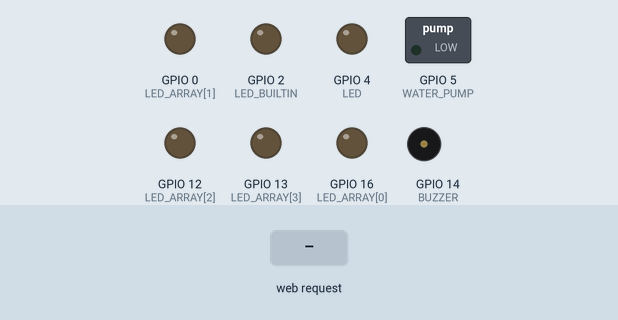
Simulated run of this sketch. Board: ESP8266 (NodeMCU). On the bench: switched loads named in the sketch (green lamp = pin HIGH), output pins drawn as LEDs (lit = HIGH, except the on-board LED, lit = LOW), buzzer (waves = sounding, pin HIGH). Dashed ring = blinking. Inputs (shaded band) come from the test bench. WiFi joins after 1.5 s; servers stay silent unless stated; what the sketch prints to the serial monitor is not drawn.

Above: at 2.7 s.
2.8 s: HTTP request GET /ledon received
At 2.95 s:
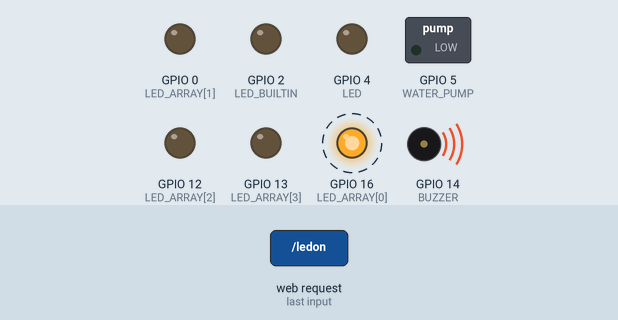
5.8 s: HTTP request GET /pumpon received
At 5.95 s:
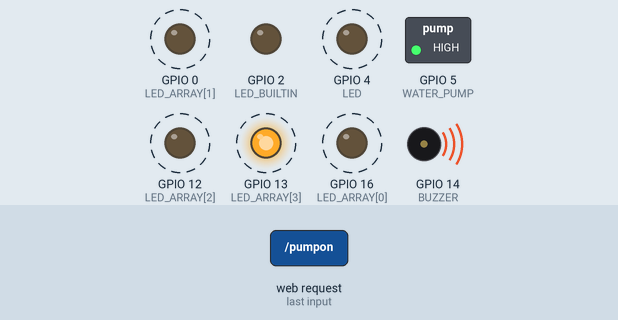
8.8 s: HTTP request GET /pumpoff received
At 10.25 s:
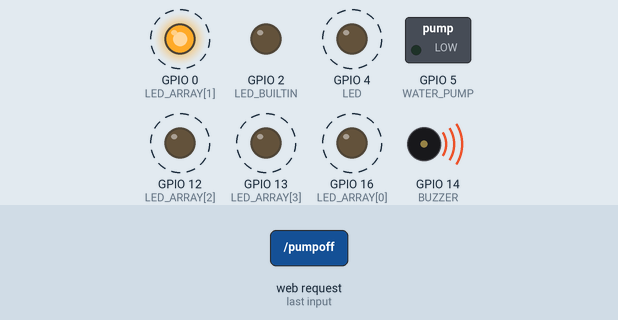
11.8 s: HTTP request GET /pumpon received
At 12.6 s:
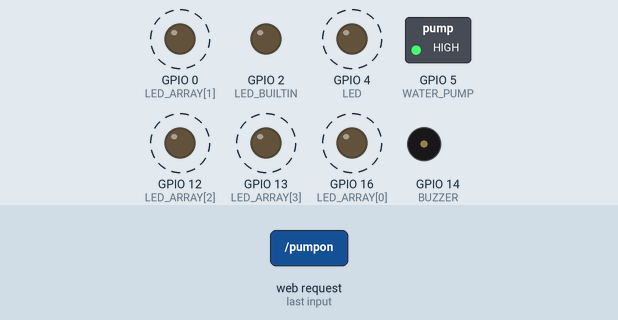
14.8 s: HTTP request GET /ledoff received
At 15.8 s:
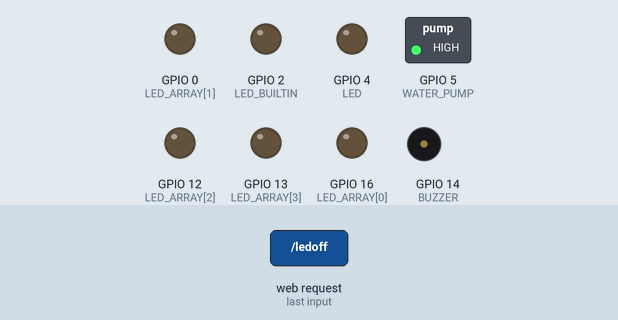
Timing chart, 0 to 17.3 s (numbered marks = the images above; inputs shaded):
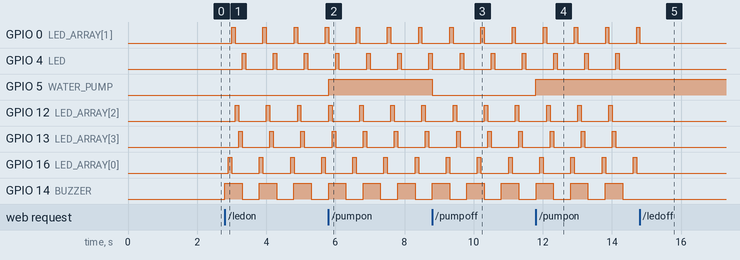

The sketch:

Hardware_Handle.ino
```cpp
/*
 Web calling info
  1. /pumpon to turn on the pump
  2. /pumpoff to turn off the pump
  3. /ledon to turn on LEDs
  4. /ledoff to turn off LEDs
 */

#include <ESP8266WiFi.h>
#include <WiFiClient.h>
#include <ESP8266WebServer.h>

#define SSID "Home"
#define PASS "q7qfia5b"
#define WATER_PUMP 5
#define LED 4
#define BUZZER 14

#define BUZZER_DELAY 500  // Time in milli seconds for the buzzer
#define LED_DELAY 100

ESP8266WebServer server(80);

bool buzzer_status;
unsigned long t2;
unsigned long t1;
unsigned long t3;
unsigned long t4;
bool x = 1;

int LED_ARRAY[5] = {16, 0, 12, 13, 4};
uint8_t LED_ARRAY_STATUS = 0;
void write_LED_array(uint8_t LED_status)
{
  digitalWrite(LED_ARRAY[0], (LED_status & 0b00001));
  digitalWrite(LED_ARRAY[1], (LED_status & 0b00010));
  digitalWrite(LED_ARRAY[2], (LED_status & 0b00100));
  digitalWrite(LED_ARRAY[3], (LED_status & 0b01000));
  digitalWrite(LED_ARRAY[4], (LED_status & 0b10000));
}
void handle_LED_array()
{
   if(buzzer_status)
  {
    t4=millis();
    if (t4-t3 >= LED_DELAY)
    {
      t3 = millis();
      write_LED_array(LED_ARRAY_STATUS);
      LED_ARRAY_STATUS = (LED_ARRAY_STATUS == 0) ? 0b00001 : LED_ARRAY_STATUS<<1;
    }
  }
  else
    write_LED_array(0);
}
void handle_buzzer()
{
  if(buzzer_status)
  {
    t2=millis();
    if (t2-t1 >= BUZZER_DELAY)
    {
      t1 = millis();
      digitalWrite(BUZZER,x);

      x = !x;
    }
  }
  else
    digitalWrite(BUZZER,0);
}
void handleRoot()
{
  server.send(200, "text/plain", "Hello\n 1. /pumpon to turn on the pump\n 2. /pumpoff to turn off the pump \n 3. /ledon to turn on LEDs\n 4. /ledoff to turn off LEDs ");
}
void pump_on()
{
  digitalWrite(WATER_PUMP, HIGH);
  server.send(200, "text/plain", "PUMP ON!!!");
}
void pump_off()
{
  digitalWrite(WATER_PUMP, LOW);
  server.send(200, "text/plain", "PUMP OFF!!!");
}
void LED_on()
{
  digitalWrite(LED, HIGH);
  buzzer_status = 1;
  server.send(200, "text/plain", "LED ON!!!");
}
void LED_off()
{
  digitalWrite(LED, LOW);
  buzzer_status = 0;
  server.send(200, "text/plain", "LED OFF!!!");
}
void setup()
{
    pinMode(LED_BUILTIN, OUTPUT);
    pinMode(LED, OUTPUT);
    pinMode(WATER_PUMP, OUTPUT);
    pinMode(BUZZER, OUTPUT);

    pinMode(LED_ARRAY[0], OUTPUT);
    pinMode(LED_ARRAY[1], OUTPUT);
    pinMode(LED_ARRAY[2], OUTPUT);
    pinMode(LED_ARRAY[3], OUTPUT);
    pinMode(LED_ARRAY[4], OUTPUT);

    digitalWrite(LED, LOW);
    digitalWrite(WATER_PUMP, LOW);
    digitalWrite(LED_BUILTIN, LOW);

    Serial.begin(9600);
    WiFi.mode(WIFI_STA);
    WiFi.begin(SSID, PASS); //begin WiFi connection
    Serial.println("");

    // Wait for connection
    while (WiFi.status() != WL_CONNECTED)
    {
        delay(500);
        Serial.print(".");
    }
    digitalWrite(LED_BUILTIN, HIGH);
    Serial.println("");
    Serial.print("Connected to ");
    Serial.println(SSID);
    Serial.print("IP address: ");
    Serial.println(WiFi.localIP());

    server.on("/", handleRoot);
    server.on("/pumpon", pump_on);
    server.on("/pumpoff", pump_off);
    server.on("/ledon", LED_on);
    server.on("/ledoff", LED_off);

    server.begin();
    Serial.println("HTTP server started");
}


void loop()
{
  server.handleClient();
  handle_LED_array();
  handle_buzzer();
}
```

Measured:
- after the input at 2.8 s, GPIO 0 (LED_ARRAY[1]): alternates HIGH for 0.10 s and LOW for 0.80 s, starting after 0.20 s; GPIO 4 (LED): alternates HIGH for 0.10 s and LOW for 0.80 s, starting after 0.50 s
- after the input at 5.8 s, GPIO 5 (WATER_PUMP): LOW → HIGH at once
- after the input at 8.8 s, GPIO 5 (WATER_PUMP): HIGH → LOW at once
- after the input at 11.8 s, GPIO 5 (WATER_PUMP): LOW → HIGH at once
- after the input at 14.8 s, GPIO 0 (LED_ARRAY[1]): goes on until 14.8 s, then stays LOW; GPIO 4 (LED), GPIO 12 (LED_ARRAY[2]), GPIO 13 (LED_ARRAY[3]), GPIO 16 (LED_ARRAY[0]), GPIO 14 (BUZZER): stops changing and stays LOW
